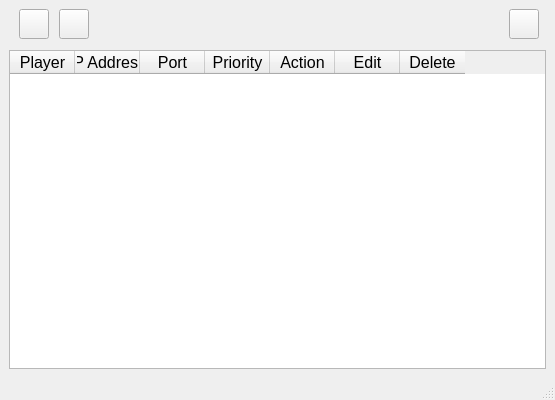
<?xml version="1.0" encoding="UTF-8"?>
<ui version="4.0">
 <class>MainWindow</class>
 <widget class="QMainWindow" name="MainWindow">
  <property name="geometry">
   <rect>
    <x>0</x>
    <y>0</y>
    <width>555</width>
    <height>400</height>
   </rect>
  </property>
  <property name="sizePolicy">
   <sizepolicy hsizetype="Minimum" vsizetype="Minimum">
    <horstretch>0</horstretch>
    <verstretch>0</verstretch>
   </sizepolicy>
  </property>
  <property name="minimumSize">
   <size>
    <width>0</width>
    <height>0</height>
   </size>
  </property>
  <property name="maximumSize">
   <size>
    <width>10000</width>
    <height>10000</height>
   </size>
  </property>
  <property name="focusPolicy">
   <enum>Qt::ClickFocus</enum>
  </property>
  <property name="windowTitle">
   <string>Spiriponzelli Allower</string>
  </property>
  <property name="accessibleName">
   <string/>
  </property>
  <property name="layoutDirection">
   <enum>Qt::LeftToRight</enum>
  </property>
  <property name="autoFillBackground">
   <bool>true</bool>
  </property>
  <property name="animated">
   <bool>true</bool>
  </property>
  <property name="unifiedTitleAndToolBarOnMac">
   <bool>false</bool>
  </property>
  <widget class="QWidget" name="centralwidget">
   <layout class="QVBoxLayout" name="verticalLayout">
    <item>
     <widget class="QFrame" name="frame_TopSide">
      <property name="sizePolicy">
       <sizepolicy hsizetype="Expanding" vsizetype="Minimum">
        <horstretch>0</horstretch>
        <verstretch>0</verstretch>
       </sizepolicy>
      </property>
      <property name="minimumSize">
       <size>
        <width>527</width>
        <height>30</height>
       </size>
      </property>
      <property name="maximumSize">
       <size>
        <width>100000</width>
        <height>35</height>
       </size>
      </property>
      <property name="baseSize">
       <size>
        <width>520</width>
        <height>35</height>
       </size>
      </property>
      <widget class="QPushButtonWithIcon" name="pushButton_addRule">
       <property name="geometry">
        <rect>
         <x>500</x>
         <y>0</y>
         <width>30</width>
         <height>30</height>
        </rect>
       </property>
       <property name="sizePolicy">
        <sizepolicy hsizetype="Preferred" vsizetype="Preferred">
         <horstretch>0</horstretch>
         <verstretch>0</verstretch>
        </sizepolicy>
       </property>
       <property name="minimumSize">
        <size>
         <width>0</width>
         <height>0</height>
        </size>
       </property>
       <property name="maximumSize">
        <size>
         <width>16000</width>
         <height>16000</height>
        </size>
       </property>
       <property name="baseSize">
        <size>
         <width>0</width>
         <height>0</height>
        </size>
       </property>
       <property name="layoutDirection">
        <enum>Qt::LeftToRight</enum>
       </property>
       <property name="text">
        <string/>
       </property>
      </widget>
      <widget class="QLabel" name="label_IP">
       <property name="geometry">
        <rect>
         <x>130</x>
         <y>0</y>
         <width>321</width>
         <height>30</height>
        </rect>
       </property>
       <property name="sizePolicy">
        <sizepolicy hsizetype="Fixed" vsizetype="Fixed">
         <horstretch>0</horstretch>
         <verstretch>0</verstretch>
        </sizepolicy>
       </property>
       <property name="font">
        <font>
         <pointsize>12</pointsize>
        </font>
       </property>
       <property name="text">
        <string/>
       </property>
       <property name="scaledContents">
        <bool>true</bool>
       </property>
       <property name="alignment">
        <set>Qt::AlignJustify|Qt::AlignVCenter</set>
       </property>
      </widget>
      <widget class="QPushButtonWithIcon" name="pushButton_ripristina">
       <property name="geometry">
        <rect>
         <x>50</x>
         <y>0</y>
         <width>30</width>
         <height>30</height>
        </rect>
       </property>
       <property name="sizePolicy">
        <sizepolicy hsizetype="Preferred" vsizetype="Preferred">
         <horstretch>0</horstretch>
         <verstretch>0</verstretch>
        </sizepolicy>
       </property>
       <property name="minimumSize">
        <size>
         <width>0</width>
         <height>0</height>
        </size>
       </property>
       <property name="maximumSize">
        <size>
         <width>160000</width>
         <height>160000</height>
        </size>
       </property>
       <property name="font">
        <font>
         <pointsize>16</pointsize>
         <weight>75</weight>
         <bold>true</bold>
        </font>
       </property>
       <property name="layoutDirection">
        <enum>Qt::LeftToRight</enum>
       </property>
       <property name="text">
        <string/>
       </property>
      </widget>
      <widget class="QPushButtonWithIcon" name="pushButton_Salva">
       <property name="geometry">
        <rect>
         <x>10</x>
         <y>0</y>
         <width>30</width>
         <height>30</height>
        </rect>
       </property>
       <property name="sizePolicy">
        <sizepolicy hsizetype="Preferred" vsizetype="Preferred">
         <horstretch>0</horstretch>
         <verstretch>0</verstretch>
        </sizepolicy>
       </property>
       <property name="minimumSize">
        <size>
         <width>0</width>
         <height>0</height>
        </size>
       </property>
       <property name="maximumSize">
        <size>
         <width>1000</width>
         <height>1000</height>
        </size>
       </property>
       <property name="font">
        <font>
         <pointsize>16</pointsize>
         <weight>75</weight>
         <bold>true</bold>
        </font>
       </property>
       <property name="layoutDirection">
        <enum>Qt::LeftToRight</enum>
       </property>
       <property name="text">
        <string/>
       </property>
      </widget>
     </widget>
    </item>
    <item>
     <widget class="QTableWidget" name="tableWidget_rules">
      <property name="sizePolicy">
       <sizepolicy hsizetype="Expanding" vsizetype="Minimum">
        <horstretch>0</horstretch>
        <verstretch>0</verstretch>
       </sizepolicy>
      </property>
      <property name="minimumSize">
       <size>
        <width>527</width>
        <height>300</height>
       </size>
      </property>
      <property name="baseSize">
       <size>
        <width>520</width>
        <height>300</height>
       </size>
      </property>
      <property name="font">
       <font>
        <pointsize>12</pointsize>
        <weight>50</weight>
        <italic>false</italic>
        <bold>false</bold>
        <underline>false</underline>
        <strikeout>false</strikeout>
        <stylestrategy>PreferAntialias</stylestrategy>
        <kerning>true</kerning>
       </font>
      </property>
      <property name="focusPolicy">
       <enum>Qt::NoFocus</enum>
      </property>
      <property name="autoFillBackground">
       <bool>false</bool>
      </property>
      <property name="sizeAdjustPolicy">
       <enum>QAbstractScrollArea::AdjustToContents</enum>
      </property>
      <property name="editTriggers">
       <set>QAbstractItemView::NoEditTriggers</set>
      </property>
      <property name="tabKeyNavigation">
       <bool>false</bool>
      </property>
      <property name="showDropIndicator" stdset="0">
       <bool>false</bool>
      </property>
      <property name="dragDropOverwriteMode">
       <bool>false</bool>
      </property>
      <property name="alternatingRowColors">
       <bool>false</bool>
      </property>
      <property name="selectionMode">
       <enum>QAbstractItemView::NoSelection</enum>
      </property>
      <property name="selectionBehavior">
       <enum>QAbstractItemView::SelectRows</enum>
      </property>
      <property name="showGrid">
       <bool>true</bool>
      </property>
      <property name="gridStyle">
       <enum>Qt::SolidLine</enum>
      </property>
      <property name="wordWrap">
       <bool>false</bool>
      </property>
      <property name="cornerButtonEnabled">
       <bool>false</bool>
      </property>
      <attribute name="horizontalHeaderCascadingSectionResizes">
       <bool>true</bool>
      </attribute>
      <attribute name="horizontalHeaderDefaultSectionSize">
       <number>60</number>
      </attribute>
      <attribute name="horizontalHeaderMinimumSectionSize">
       <number>65</number>
      </attribute>
      <attribute name="horizontalHeaderStretchLastSection">
       <bool>false</bool>
      </attribute>
      <attribute name="verticalHeaderCascadingSectionResizes">
       <bool>false</bool>
      </attribute>
      <attribute name="verticalHeaderMinimumSectionSize">
       <number>30</number>
      </attribute>
      <column>
       <property name="text">
        <string>Player</string>
       </property>
      </column>
      <column>
       <property name="text">
        <string>IP Address</string>
       </property>
      </column>
      <column>
       <property name="text">
        <string>Port</string>
       </property>
      </column>
      <column>
       <property name="text">
        <string>Priority</string>
       </property>
      </column>
      <column>
       <property name="text">
        <string>Action</string>
       </property>
      </column>
      <column>
       <property name="text">
        <string>Edit</string>
       </property>
      </column>
      <column>
       <property name="text">
        <string>Delete</string>
       </property>
      </column>
     </widget>
    </item>
   </layout>
  </widget>
  <widget class="QMenuBar" name="menubar">
   <property name="geometry">
    <rect>
     <x>0</x>
     <y>0</y>
     <width>555</width>
     <height>21</height>
    </rect>
   </property>
  </widget>
  <widget class="QStatusBar" name="statusbar"/>
 </widget>
 <customwidgets>
  <customwidget>
   <class>QPushButtonWithIcon</class>
   <extends>QPushButton</extends>
   <header>MyUi</header>
  </customwidget>
 </customwidgets>
 <resources/>
 <connections/>
</ui>
